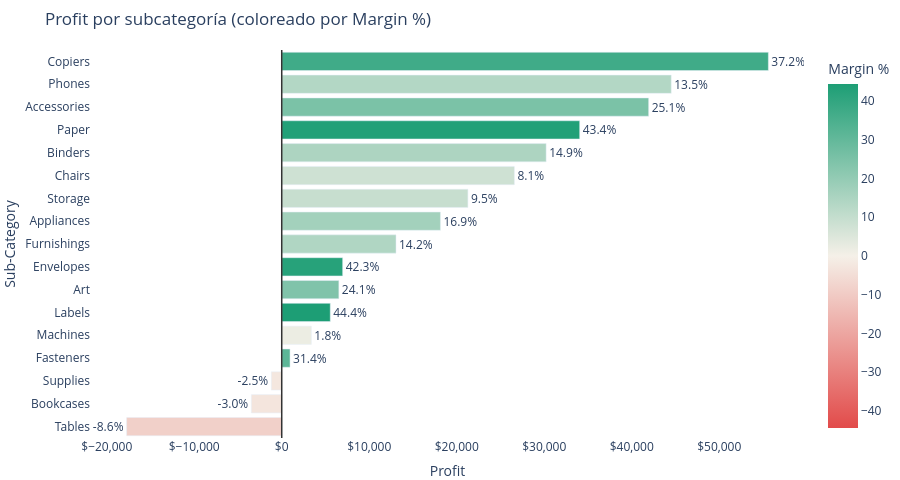

The notebook cell saved with this chart:
### Markdown cell above
## 5. Rentabilidad por subcategoría

Bajamos un nivel para detectar **qué subcategorías generan pérdidas** dentro de cada categoría.

### Code cell
subcat = df.groupby(["Category", "Sub-Category"]).agg(
    Sales=("Sales", "sum"),
    Profit=("Profit", "sum"),
    Discount_mean=("Discount", "mean")
).reset_index()
subcat["Margin %"] = (subcat["Profit"] / subcat["Sales"] * 100).round(1)
subcat = subcat.sort_values("Profit")

# Color: rojo si pérdidas, verde si beneficio
subcat["color"] = subcat["Profit"].apply(lambda x: COLORS["red"] if x < 0 else COLORS["green"])

fig = px.bar(
    subcat, x="Profit", y="Sub-Category", orientation="h",
    color="Margin %",
    color_continuous_scale=["#E24B4A", "#F5F0E8", "#1D9E75"],
    color_continuous_midpoint=0,
    text=subcat["Margin %"].apply(lambda x: f"{x:.1f}%"),
    title="Profit por subcategoría (coloreado por Margin %)",
)
fig.add_vline(x=0, line_color="#333", line_width=1.5)
fig.update_traces(textposition="outside")
fig.update_layout(
    height=480, plot_bgcolor="white", paper_bgcolor="white",
    margin=dict(l=0, r=60, t=50, b=0),
    xaxis=dict(tickprefix="$", tickformat=",.0f"),
    coloraxis_colorbar=dict(title="Margin %"),
)
fig.show()
subcat.head(3)

### Figure 1 — Plotly figure (JSON) as saved in the notebook; plotly's stock layout.template omitted (floating-point values rounded to 4 significant figures)
{"data": [{"hovertemplate": "Profit=%{x}<br>Sub-Category=%{y}<br>text=%{text}<br>Margin %=%{marker.color}<extra></extra>", "legendgroup": "", "marker": {"color": [-8.6, -3.0, -2.5, 31.4, 1.8, 44.4, 24.1, 42.3, 14.2, 16.9, 9.5, 8.1, 14.9, 43.4, 25.1, 13.5, 37.2], "coloraxis": "coloraxis", "pattern": {"shape": ""}}, "name": "", "orientation": "h", "showlegend": false, "text": ["-8.6%", "-3.0%", "-2.5%", "31.4%", "1.8%", "44.4%", "24.1%", "42.3%", "14.2%", "16.9%", "9.5%", "8.1%", "14.9%", "43.4%", "25.1%", "13.5%", "37.2%"], "textposition": "outside", "type": "bar", "x": [-17730.0, -3473.0, -1189.0, 949.5, 3385.0, 5546.0, 6528.0, 6964.0, 13060.0, 18140.0, 21280.0, 26590.0, 30220.0, 34050.0, 41940.0, 44520.0, 55620.0], "xaxis": "x", "y": ["Tables", "Bookcases", "Supplies", "Fasteners", "Machines", "Labels", "Art", "Envelopes", "Furnishings", "Appliances", "Storage", "Chairs", "Binders", "Paper", "Accessories", "Phones", "Copiers"], "yaxis": "y"}], "layout": {"barmode": "relative", "coloraxis": {"cmid": 0, "colorbar": {"title": {"text": "Margin %"}}, "colorscale": [[0, "#E24B4A"], [0.5, "#F5F0E8"], [1, "#1D9E75"]]}, "height": 480, "legend": {"tracegroupgap": 0}, "margin": {"b": 0, "l": 0, "r": 60, "t": 50}, "paper_bgcolor": "white", "plot_bgcolor": "white", "shapes": [{"line": {"color": "#333", "width": 1.5}, "type": "line", "x0": 0, "x1": 0, "xref": "x", "y0": 0, "y1": 1, "yref": "y domain"}], "title": {"text": "Profit por subcategoría (coloreado por Margin %)"}, "xaxis": {"anchor": "y", "domain": [0, 1], "tickformat": ",.0f", "tickprefix": "$", "title": {"text": "Profit"}}, "yaxis": {"anchor": "x", "domain": [0, 1], "title": {"text": "Sub-Category"}}}}
